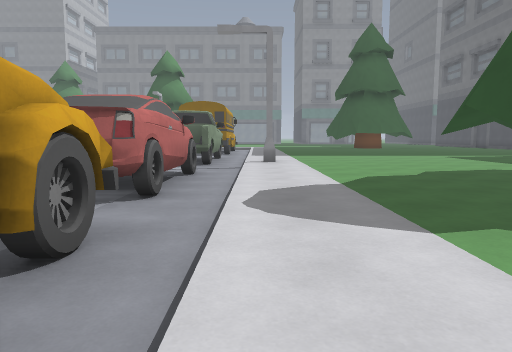
[1] (above)

22 first-person views from a walk through a 3-D level made in the Godot game engine. The camera is 1.3 m above the floor, tilts 6° down and sees 70° across. The floor is counted in squares, 2 m on a side. Each view is taken from the middle of a square. On the plan, view 1 faces up. The plan holds only what a view shows up to about 11 squares ahead; the rest is blank. The place goes on beyond the plan.

[2]
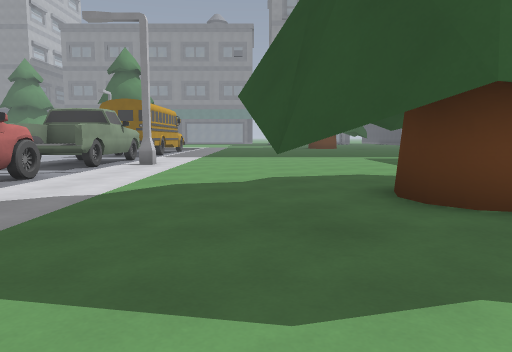

[3]
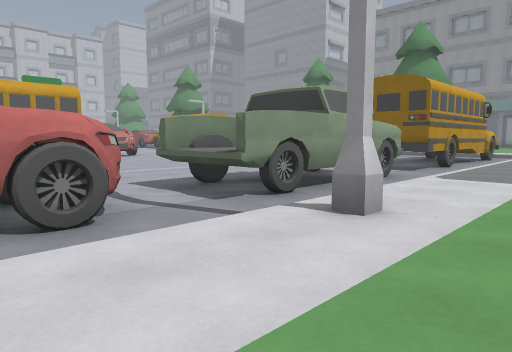

[4]
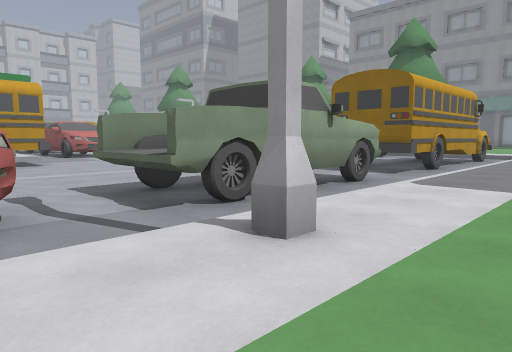

[5]
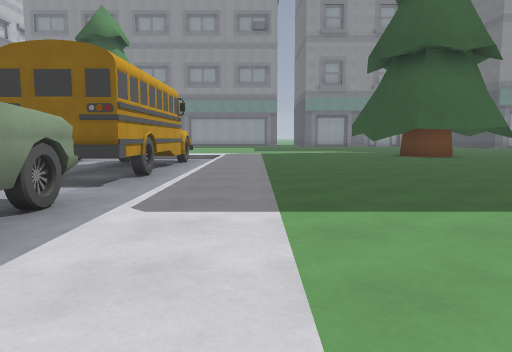

[6]
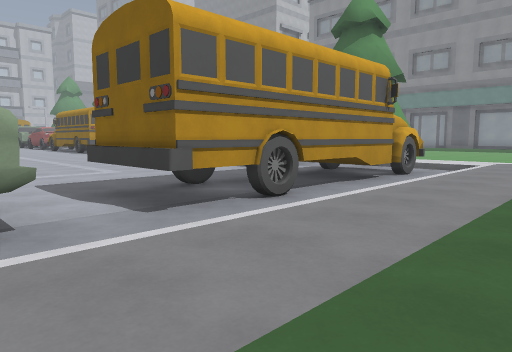

[7]
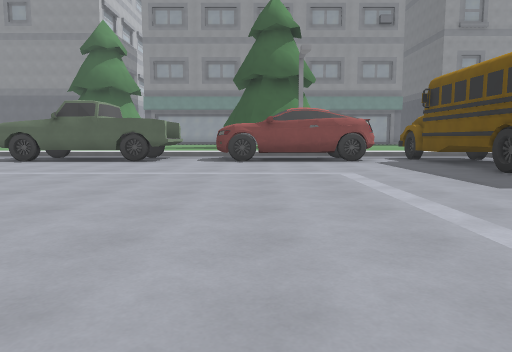

[8]
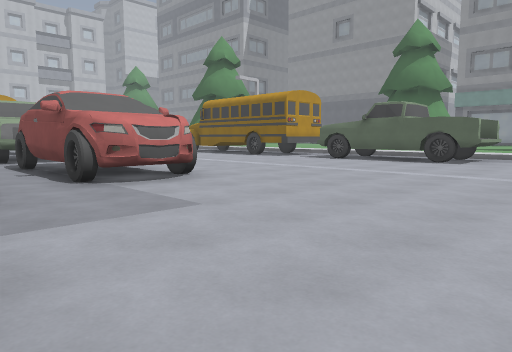

[9]
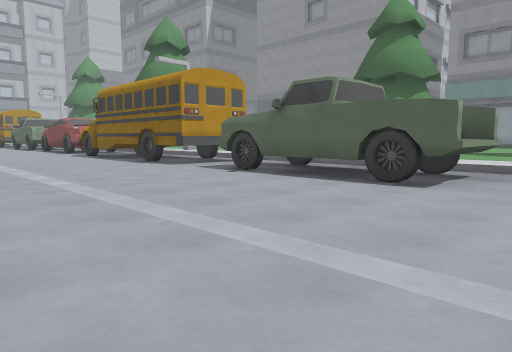

[10]
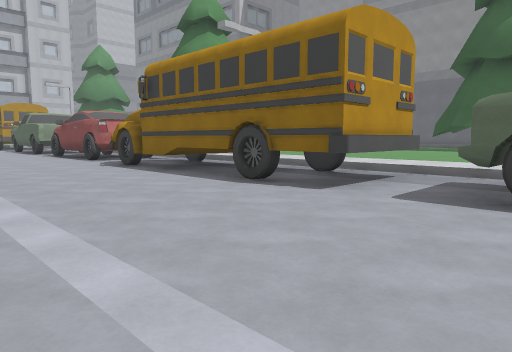

[11]
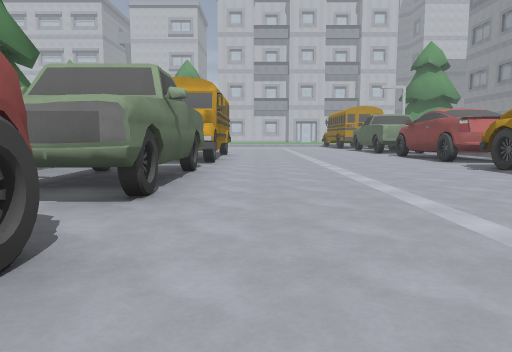

[12]
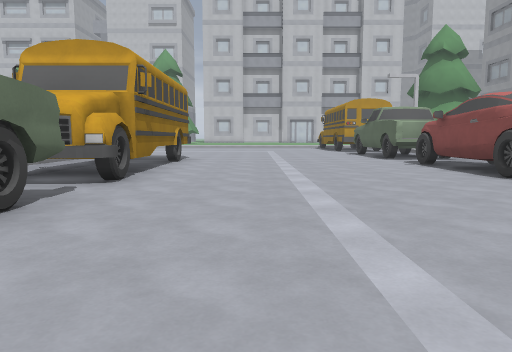

[13]
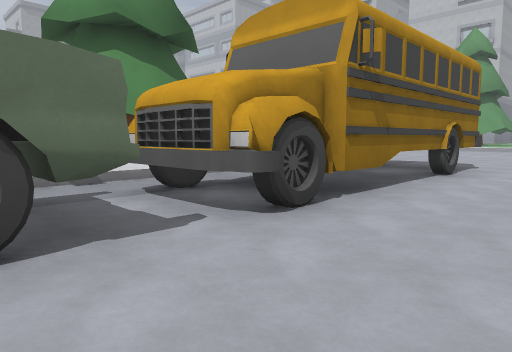

[14]
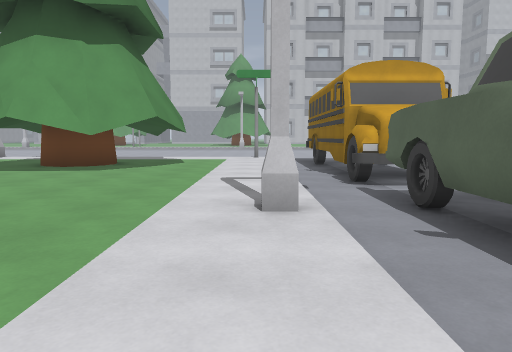

[15]
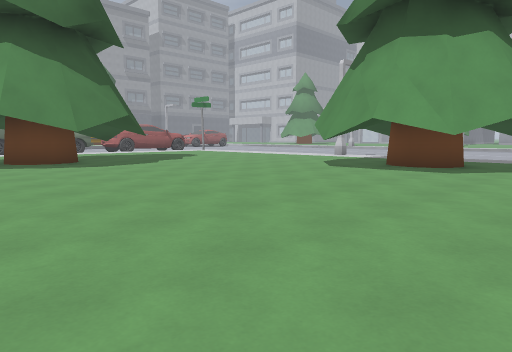

[16]
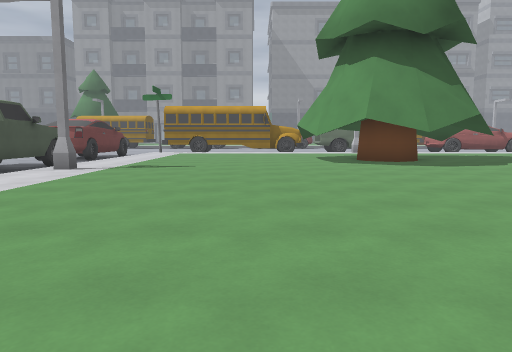

[17]
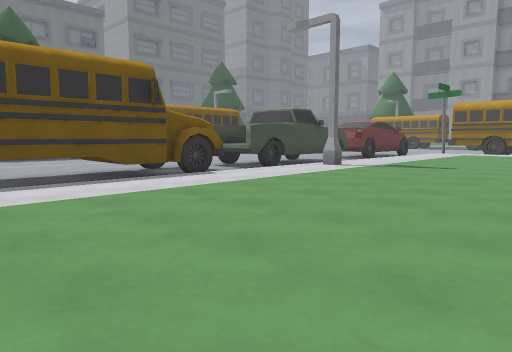

[18]
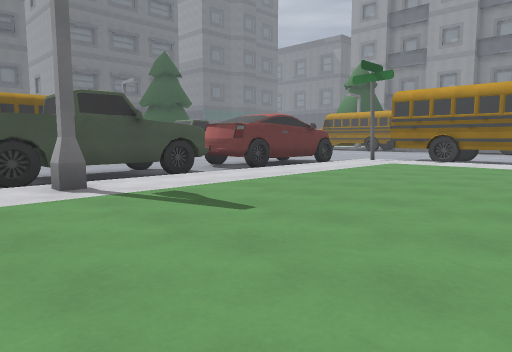

[19]
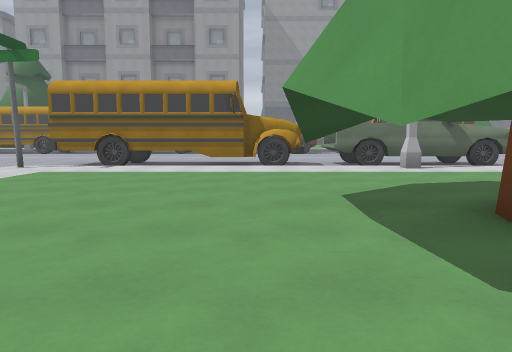

[20]
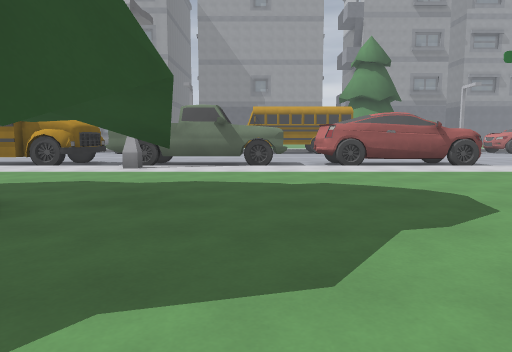

[21]
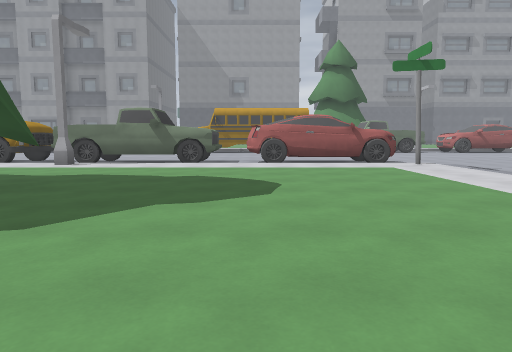

[22]
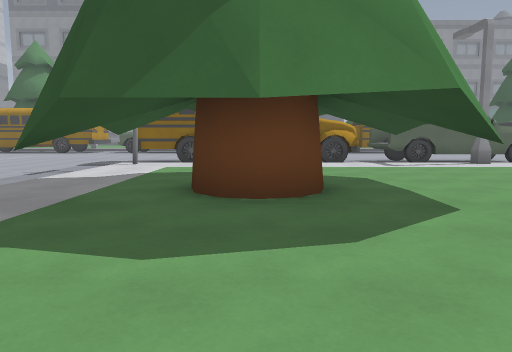

### Floor plan
Key: @ floor where view 1 was taken; # wall or solid block; x gap in a wall; . main floor; - floor 0.25 m lower than the main floor; = window, fence, low wall or low ledge; T truck; R tree; B bus; O other object.
Columns run from 31 left of view 1 to 6 right of it. Each row starts with its distance up from view 1.
 23          BB  BB-TT TT-       B-.
 22  T-   #x  BB  B-T  TT-##   -BBB..   R
 21  T-####-BBBBBBB-TTTTT--####-BB-.....R.
 20  ---------------------------BB-.......
 19  ---------------------------BB-.......
 18  ---------------------------BB-.......
 17  ---------------------------BB-.......
 16  ---------------------------BB-......
 15 -BBBBBBBTTTTT--------------- T-......
 14 -    BBBT  TT-#   #---------TT-.....
 13 -BBBBBBBTTTTT-#####--------- T-....
 12 -------------  -------------TT-.......
 11 -O........#...       B------TT-.......
 10 -................    B------TT-#......
  9 -...R..............-BB    ---x-.......
  8 -.R...R............-B ----- ##-.......
  7  ..RRR.............-BB----   #-.....R
  6  .R.R.R............-B ---    =-...R..
  5   R...R............-BBB-     #-.....R
  4   .................----      --...RRR
  3    ...............#-TT       BB....R.
  2     ......R........-TT-      B-.....
  1    .....R...R......-T ---     -.. .
  0    .....R.R.R......-TT---      @
 -1   ........ RR......-TT--
 -2  .......R...R......-##
 -3  ..................-##
 -4  .................. #
 -5  .................. #
 -6  O........#.......O
 -7
 -8  #####TTTTTTBBBBBBB

Where each view was taken, in squares from view 1:
view 1: 0 up, 0 right, facing up
view 2: 1 up, 3 right, facing up
view 3: 7 up, 2 right, facing up-left
view 4: 8 up, 2 right, facing up-left
view 5: 10 up, 1 right, facing up
view 6: 14 up, 2 right, facing up-left
view 7: 11 up, 8 left, facing up
view 8: 11 up, 8 left, facing up-left
view 9: 16 up, 9 left, facing up-left
view 10: 17 up, 14 left, facing up-left
view 11: 16 up, 15 left, facing left
view 12: 17 up, 19 left, facing left
view 13: 17 up, 22 left, facing down-left
view 14: 11 up, 18 left, facing left
view 15: 10 up, 18 left, facing down-left
view 16: 10 up, 17 left, facing down
view 17: 10 up, 18 left, facing down-right
view 18: 4 up, 18 left, facing down-right
view 19: 2 up, 18 left, facing down
view 20: 2 up, 24 left, facing down
view 21: 3 up, 26 left, facing down
view 22: 2 up, 27 left, facing up
